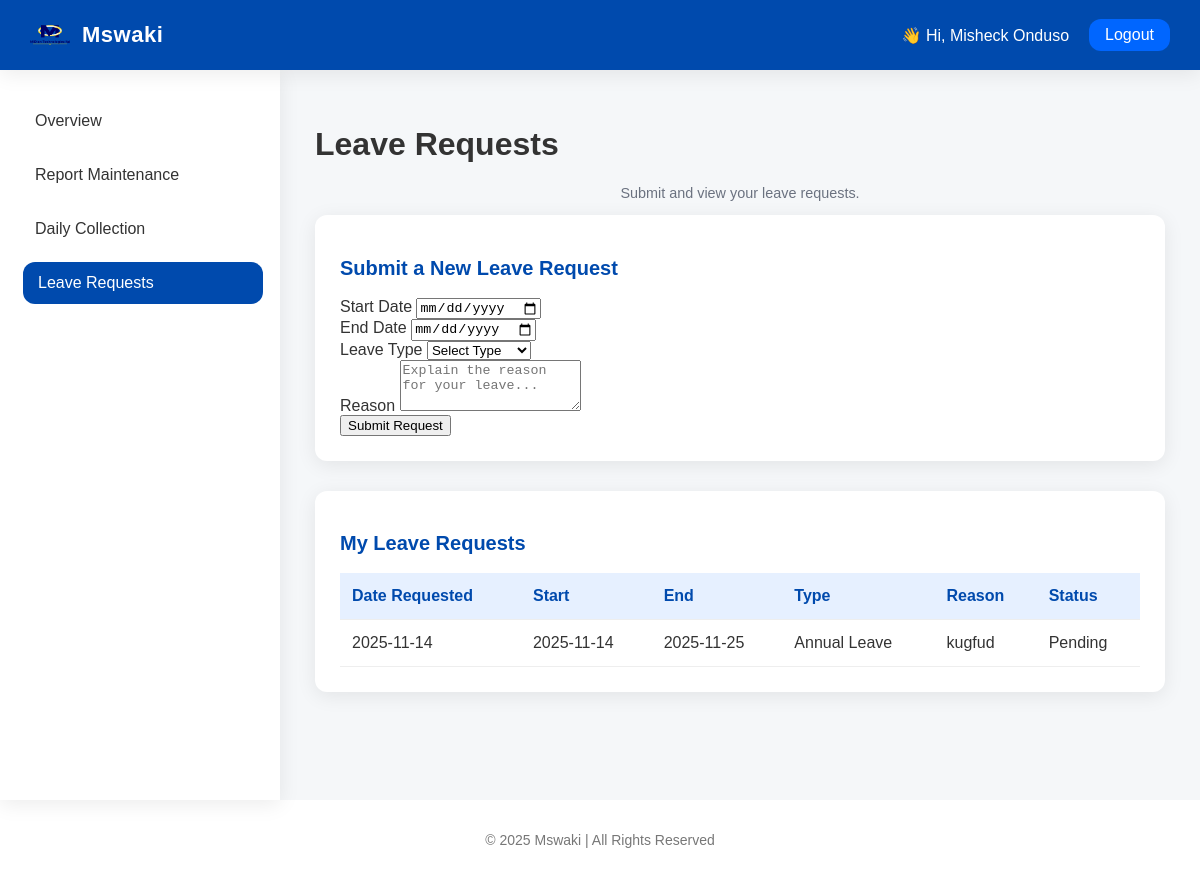
Screenshot of /driver/leave_requests (signed in) with the database file from the repository.
### mswaki/models.py (models this page shows, shortened)
class User(db.Model, UserMixin):
    id = db.Column(db.Integer, primary_key=True)
    name = db.Column(db.String(100), nullable=False)
    email = db.Column(db.String(120), unique=True, nullable=False)
    password = db.Column(db.String(200), nullable=False)
    role = db.Column(db.String(20), nullable=False)
    rating = db.Column(db.Float, default=0.0)
    status = db.Column(db.String(10), default='active')

class LeaveRequest(db.Model):
    __tablename__ = "leave_request"
    id = db.Column(db.Integer, primary_key=True)
    driver_id = db.Column(db.Integer, db.ForeignKey('user.id'), nullable=False)
    request_date = db.Column(db.Date, nullable=False, default=date.today)
    start_date = db.Column(db.Date, nullable=False)
    end_date = db.Column(db.Date, nullable=False)
    leave_type = db.Column(db.String(50), nullable=False)
    reason = db.Column(db.Text, nullable=False)
    status = db.Column(db.String(20), nullable=False, default="Pending")
    driver = db.relationship("User", backref="leave_requests", lazy=True)

### mswaki/routes.py (the view, shortened to what this page needs)
@routes.route("/driver/leave_requests", methods=["GET", "POST"])
@login_required
@role_required("driver")
def driver_leave_requests():
    driver_id = current_user.id
    leave_requests = LeaveRequest.query.filter_by(driver_id=driver_id).order_by(LeaveRequest.request_date.desc()).all()
    return render_template("driver_leave_requests.html", leave_requests=leave_requests, today=date.today().isoformat())

### mswaki/__init__.py (called while the page is built)
def create_app():
    app = Flask(__name__)
    app.config['SECRET_KEY'] = 'your-secret-key'
    base_dir = os.path.abspath(os.path.dirname(__file__))
    db_path = os.path.join(base_dir, '..', 'instance', 'mswaki.db')
    app.config["SQLALCHEMY_DATABASE_URI"] = f"sqlite:///{db_path}"
    app.config["SQLALCHEMY_TRACK_MODIFICATIONS"] = False
    db.init_app(app)
    migrate.init_app(app, db)   # <-- FIXED!
    login_manager.init_app(app)
    login_manager.login_view = 'routes.login'
    from mswaki.models import User
    @login_manager.user_loader
    def load_user(user_id):
        return User.query.get(int(user_id))
    from mswaki.routes import routes
    app.register_blueprint(routes)
    with app.app_context():
        db.create_all()
    return app

### mswaki/routes.py (called while the page is built, shortened)
def role_required(role):
    def decorator(f):
        @wraps(f)
        def decorated_function(*args, **kwargs):
            if not current_user.is_authenticated:
                flash("Please log in first.", "warning")
                return redirect(url_for("routes.login"))
            return f(*args, **kwargs)
        return decorated_function
    return decorator

### mswaki/templates/driver_leave_requests.html (shortened to what this page needs)
{% extends "base.html" %}
{% block body_role %}driver{% endblock %}
{% block sidebar %}
<nav class="side-nav">
  <a href="{{ url_for('routes.driver_dashboard') }}" class="side-link">Overview</a>
  <a href="{{ url_for('routes.report_maintenance') }}" class="side-link">Report Maintenance</a>
  <a href="{{ url_for('routes.driver_daily_collection') }}" class="side-link">Daily Collection</a>
  <a href="{{ url_for('routes.driver_leave_requests') }}" class="side-link active">Leave Requests</a>
</nav>
{% endblock %}
{% block content %}
<header class="dashboard-header">
  <h1>Leave Requests</h1>
  <p class="muted">Submit and view your leave requests.</p>
</header>
<section class="card">
  <h2>Submit a New Leave Request</h2>
  <form method="POST" action="{{ url_for('routes.driver_leave_requests') }}" class="form-grid">
    <div class="form-group">
      <label for="start_date">Start Date</label>
      <input type="date" id="start_date" name="start_date" min="{{ today }}" required>
    </div>
    <div class="form-group">
      <label for="end_date">End Date</label>
      <input type="date" id="end_date" name="end_date" min="{{ today }}" required>
    </div>
    <div class="form-group">
      <label for="leave_type">Leave Type</label>
      <select id="leave_type" name="leave_type" required>
        <option value="">Select Type</option>
      </select>
    </div>
    <div class="form-group col-span-2">
      <label for="reason">Reason</label>
      <textarea id="reason" name="reason" rows="3" placeholder="Explain the reason for your leave..." required></textarea>
    </div>
    <button type="submit" class="btn primary mt-3">Submit Request</button>
  </form>
</section>
<section class="card mt-6">
  <h2>My Leave Requests</h2>
  <table class="table">
    <thead>
      <tr>
        <th>Date Requested</th>
        <th>Start</th>
        <th>End</th>
        <th>Type</th>
        <th>Reason</th>
        <th>Status</th>
      </tr>
    </thead>
    <tbody>
      {% for leave in leave_requests %}
      <tr>
        <td>{{ leave.request_date.strftime('%Y-%m-%d') }}</td>
        <td>{{ leave.start_date.strftime('%Y-%m-%d') }}</td>
        <td>{{ leave.end_date.strftime('%Y-%m-%d') }}</td>
        <td>{{ leave.leave_type }}</td>
        <td>{{ leave.reason }}</td>
        <td>
          {% if leave.status == 'Pending' %}
            <span class="badge warning">Pending</span>
          {% elif leave.status == 'Approved' %}
            <span class="badge success">Approved</span>
          {% else %}
            <span class="badge danger">Rejected</span>
          {% endif %}
        </td>
      </tr>
      {% else %}
      <tr><td colspan="6" class="muted">No leave requests yet.</td></tr>
      {% endfor %}
    </tbody>
  </table>
</section>
{% endblock %}

### mswaki/templates/base.html (shortened to what this page needs)
<!DOCTYPE html>
<html lang="en">
<head>
  <link rel="stylesheet" href="{{ url_for('static', filename='css/style.css') }}">
</head>
<body class="dashboard-body" data-role="{% block body_role %}default{% endblock %}">
  <header class="topbar">
    <div class="brand">
      <img src="{{ url_for('static', filename='images/midian.png') }}" alt="Mswaki" class="brand-logo">
      <span class="brand-text">Mswaki</span>
    </div>
    <div class="user-info">
      {% if current_user %}
        <span class="username">👋 Hi, {{ current_user.name }}</span>
        <a href="{{ url_for('routes.logout') }}" class="logout-btn">Logout</a>
      {% else %}
        <a href="{{ url_for('routes.login') }}" class="login-btn">Login</a>
      {% endif %}
    </div>
  </header>
  <div class="layout">
    <aside class="sidebar">
      {% block sidebar %}{% endblock %}
    </aside>
    <main class="main-content">
      {% block content %}{% endblock %}
    </main>
  </div>
  <footer class="footer">
    <p>&copy; {{ current_year or 2025 }} Mswaki | All Rights Reserved</p>
  </footer>
</body>
</html>

### mswaki/static/css/style.css (style rules this page uses)
:root { --primary: #004aad; --primary-light: #0056d1; --accent: #0066ff; --bg: #f5f7f9; --white: #fff; --text: #333; --muted: #777; --radius: 12px; --shadow: 0 4px 20px rgba(0,0,0,0.08); --transition: 0.3s ease; --sidebar-width: 240px; }
body.dashboard-body { margin: 0; font-family: "Poppins", sans-serif; background: var(--bg); color: var(--text); }
.topbar { background: var(--primary); color: var(--white); display: flex; justify-content: space-between; align-items: center; padding: 15px 30px; box-shadow: var(--shadow); position: relative; z-index: 1000; }
.brand { display: flex; align-items: center; gap: 12px; }
.brand-logo { width: 40px; height: 40px; }
.brand-text { font-weight: 700; font-size: 22px; letter-spacing: 0.5px; }
.user-info { display: flex; align-items: center; gap: 20px; }
.username { font-weight: 500; }
.logout-btn, .login-btn { background: var(--accent); color: var(--white); padding: 7px 16px; border-radius: var(--radius); text-decoration: none; font-weight: 500; transition: var(--transition); }
.layout { display: flex; min-height: calc(100vh - 70px); transition: all var(--transition); }
.sidebar { width: var(--sidebar-width); background: var(--white); padding: 30px 20px; box-shadow: var(--shadow); transition: transform var(--transition); position: relative; z-index: 900; }
.side-nav { display: flex; flex-direction: column; gap: 12px; }
.side-link { color: var(--text); text-decoration: none; padding: 12px 15px; border-radius: var(--radius); font-weight: 500; transition: all var(--transition); display: flex; align-items: center; gap: 10px; }
.side-link:hover, .side-link.active { background: var(--primary); color: var(--white); transform: translateX(3px); }
.main-content { flex: 1; padding: 35px; background: var(--bg); transition: padding var(--transition); }
.card { background: var(--white); border-radius: var(--radius); box-shadow: var(--shadow); padding: 25px; margin-bottom: 30px; transition: transform var(--transition), box-shadow var(--transition); }
.card h2 { color: var(--primary); font-size: 20px; margin-bottom: 18px; }
.table { width: 100%; border-collapse: collapse; }
.table th, .table td { padding: 14px 12px; border-bottom: 1px solid #eee; text-align: left; }
.table th { background: #e6f0ff; color: var(--primary); font-weight: 600; }
.muted { color: var(--muted); text-align: center; }
.footer { text-align: center; padding: 18px; font-size: 14px; color: var(--muted); background: var(--white); box-shadow: var(--shadow); margin-top: auto; }
.muted { color: #6b7280; font-size: 0.9rem; }

### rows the page displays
User: name "Misheck Onduso"
LeaveRequest: request_date "2025-11-14", start_date "2025-11-14", end_date "2025-11-25", leave_type "Annual Leave", reason "kugfud", status "Pending"

### other values shown
{{ current_year or 2025 }} "2025"
